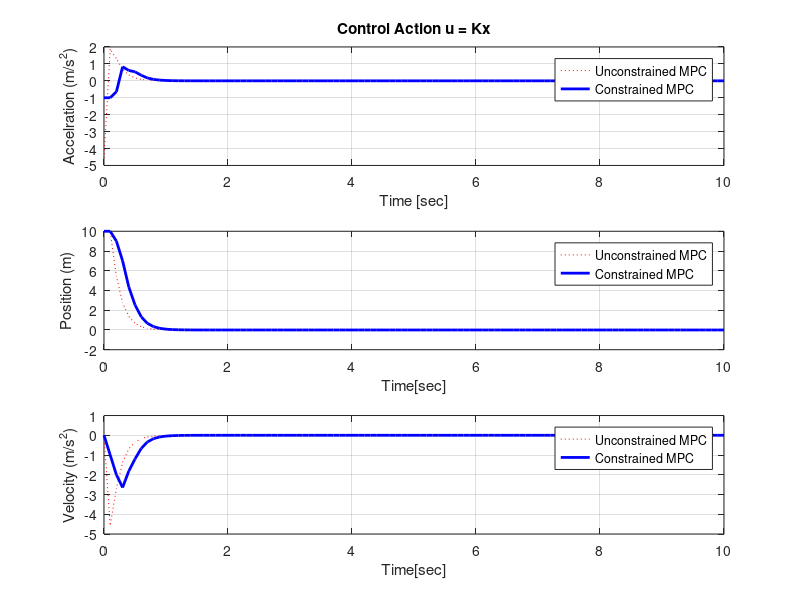

Recreate this plot in MATLAB.
%Project 4 (Model Predictive Control)
% Author: Subhan Khan, Date: 14/04/2021

%% Unconstrained MPC

clear all;
clc; close all
x0 = [10;0]; % Initial Condition
y0 = [0;0]; % Output is x1, x2->0
dt = 0.1; % sampling Time
u = 0; % initial control signal
T_end = 10; % ending simulation
t = 0:dt:T_end; % total time duration
Nsim = length(t) - 1; %Total Samples
A = [1 1;0 1]; B = [0;1]; C = [1 0;0 1]; %States
nx=size(A,2); % number of states
nu=size(B,2); % number of inputs
N = 2; %Prediction Horizon 
R = 1/10; %Input penalization 
Q = diag([1,1]); %State Penalization
Q_bar = kron(eye(N),Q); %Running over the Prediction Horizon
R_bar = kron(eye(N),R); %Running over the Preidction Horizon
% Build Sx Build Su for Equation 5 (X = x_0*Sx + u*Su)
Su=zeros(N*nx,N*nu);
for i=1:N
   Sx((i-1)*nx+1:i*nx,:)=A^i; %Sx
   for j=1:i
      Su((i-1)*nx+1:(i)*nx,(j-1)*nu+1:j*nu)=A^(i-j)*B; %Su
   end
end

F = Su'*Q_bar*Sx; %Matrix F for the Equation 20-21
G = R_bar + Su'*Q_bar*Su; %Matrix G
z = zeros(1,N-1); %Zeros for gain multiplication
K = -[1 z]*inv(G)*F; %MPC Gain
%Simulation
for k = 1 : Nsim + 1
    u(:, k) = K*x0(:,k); %control action u = kx
    x0(:, k + 1) = A*x0(:,k) + B*u(:, k); %state equation
    y0(:,k) = C*x0(:,k); %output equation
end


%% Constrained MPC
x1 = [10;0]; % Initial Condition
y1 = [0;0]; 
u1 = 0;
H = 2*G; %Cost vector H
E1 = eye(N,N); E2 = eye(N,N);
E = [E1;-E2]; %For Constraints Ez <= b
u_max = 1;
u_min = -1;
b = [u_max;-u_min;u_max;-u_min]; %Constraints on Input
%Simulation
for k = 1 : Nsim + 1
    xp = x1(:,k); % Measure the state x0 at time instant k
    f = 2 * (F * xp); %update cost vector
    uopt = quadprog(H, f, E, b); %Compute optimal control U^*
    u1(:,k) = uopt(1); %Apply the first element u^*[0] of U to the platform
    x1(:, k + 1) = A*x1(:,k) + B*u1(:, k);
    y1(:,k) = C*x1(:,k);
end
figure(1); subplot(3,1,1)
plot(t,u,'r:',t,u1,'b-','LineWidth',2)
xlabel('Time [sec]'); ylabel('Accelration (m/s^2)')
title('Control Action u = Kx'); legend('Unconstrained MPC', 'Constrained MPC');
grid on;
subplot(3,1,2)
plot(t,y0(1,:),'r:',t,y1(1,:),'b-','LineWidth',2)
legend('Unconstrained MPC','Constrained MPC');
xlabel('Time[sec]');ylabel('Position (m)')
grid on;
subplot(3,1,3)
plot(t,y0(2,:),'r:',t,y1(2,:),'b-','LineWidth',2)
legend('Unconstrained MPC','Constrained MPC');
xlabel('Time[sec]');ylabel('Velocity (m/s^2)')
grid on;